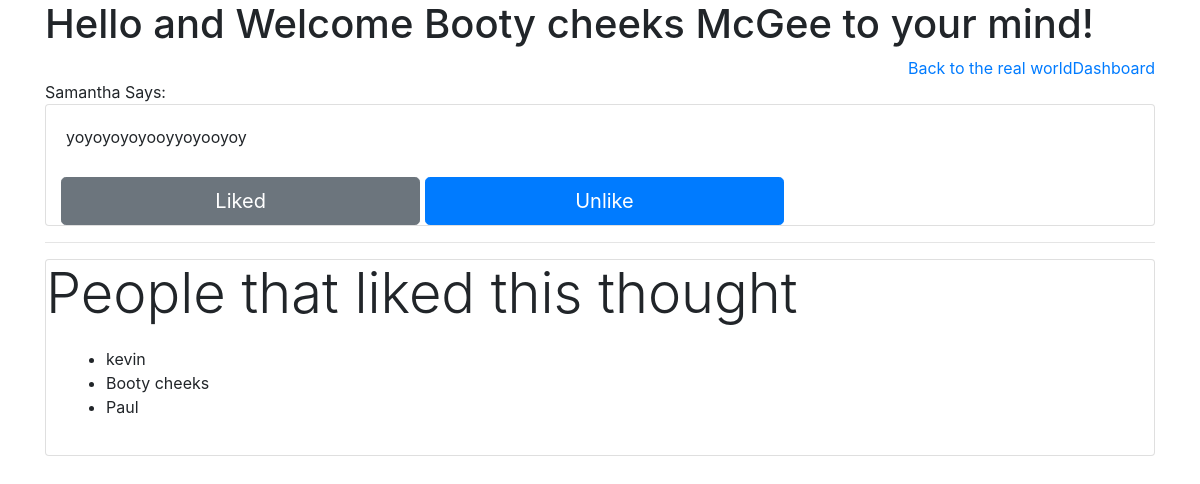
The app's page /viewThought/6 (signed in) with its own data.
### Retake_app/models.py (models this page shows)
class User (models.Model):
    first_name = models.CharField(max_length = 45)
    last_name = models.CharField(max_length = 45)
    email = models.CharField(max_length = 50)
    password = models.CharField(max_length = 50)
    created_at = models.DateTimeField(auto_now_add=True)
    updated_at = models.DateTimeField(auto_now=True)
    objects = UserManager()

class Thought(models.Model):
    thought_con = models.TextField()
    created_at = models.DateTimeField(auto_now_add=True)
    updated_at = models.DateTimeField(auto_now=True)
    objects = ThoughtManager()
    user = models.ForeignKey(User, related_name="thoughts", on_delete = models.CASCADE)
    likes = models.ManyToManyField( User, related_name='liked_thots')

### Retake_app/views.py (the view)
# urls.py: path('viewThought/<int:id>', views.viewThought),
def viewThought(request, id):
    user_id = request.session['user_id']
    user = User.objects.get(id= user_id)
    context ={
        'user' : user,
        'thought' : Thought.objects.get(id=id)
    }
    return render(request, 'views.html', context)

### Retake_app/templates/views.html (shortened to what this page needs)
<!DOCTYPE html>
<html lang="en">
<head>
    <link rel="stylesheet" href="https://stackpath.bootstrapcdn.com/bootstrap/4.4.1/css/bootstrap.min.css">
</head>
<body>
    <div class="container">
        <h1>Hello and Welcome {{user.first_name}} {{user.last_name}} to your mind!</h1>
        <a href="/dash" class="float-right">Dashboard</a>
        <a href="/logout" class="float-right"> Back to the real world</a>
        <br>
        <label for="" class="text-center"></label>{{thought.user.first_name}} Says:</label>
        <div class="card">
            <div class="card-body">
                <label for="">{{thought.thought_con}}</label>
            </div>
            <div class="col ">
                <a class="btn btn-secondary btn-lg col-md-4 " href="/likedThought/{{thought.id}}">Liked</a>
                <a class="btn btn-primary btn-lg col-md-4 " href="/unlikeThought/{{thought.id}}">Unlike</a>
            </div>
        </div>
<hr>
        <div class="card">
            <div class='display-4'>People that liked this thought</div>
            <div class="card-body">
                <ul>
                {% for user in thought.likes.all %}
                    <li>
                        {{user.first_name}}
                    </li>
                {% endfor %}
                </ul>
            </div>
        </div>
    </div>
</body>
</html>

### records on screen
User: first_name "Booty cheeks", last_name "McGee"
Thought: user.first_name "Samantha", thought_con "yoyoyoyoyooyyoyooyoy"
User: first_name "kevin"
User: first_name "Paul"
